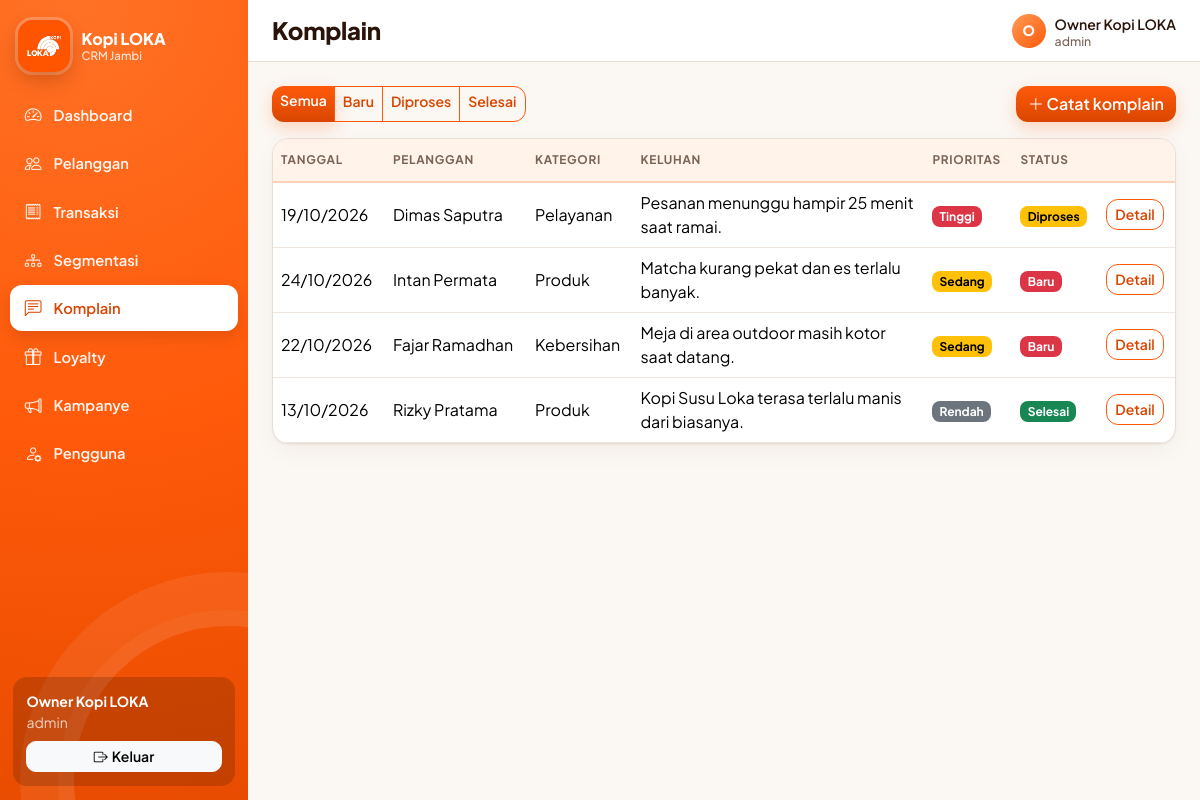
The app's page /komplain/index.php (signed in) with its own data.
### tables this page shows
CREATE TABLE komplain (
  id INT AUTO_INCREMENT PRIMARY KEY,
  pelanggan_id INT NOT NULL,
  tanggal DATE NOT NULL,
  kategori ENUM('Produk','Pelayanan','Kebersihan','Lainnya') NOT NULL,
  deskripsi TEXT,
  status ENUM('Baru','Diproses','Selesai') NOT NULL DEFAULT 'Baru',
  prioritas ENUM('Rendah','Sedang','Tinggi') NOT NULL DEFAULT 'Sedang',
  FOREIGN KEY (pelanggan_id) REFERENCES pelanggan(id) ON DELETE CASCADE
);

CREATE TABLE pelanggan (
  id INT AUTO_INCREMENT PRIMARY KEY,
  kode VARCHAR(20) NOT NULL UNIQUE,
  nama VARCHAR(100) NOT NULL,
  no_hp VARCHAR(20) NOT NULL,
  email VARCHAR(100),
  alamat VARCHAR(255),
  tgl_lahir DATE,
  tgl_daftar DATE NOT NULL,
  preferensi VARCHAR(100)
);

### includes/fungsi.php (called while the page is built, shortened)
<?php
function e($s) { return htmlspecialchars((string)$s, ENT_QUOTES, 'UTF-8'); }
function tgl($d) { return $d ? date('d/m/Y', strtotime($d)) : '-'; }

### komplain/index.php (the view, shortened to what this page needs)
<?php
require __DIR__ . '/../includes/header.php';
$status = $_GET['status'] ?? '';
$sql = 'SELECT k.*, p.nama, p.kode FROM komplain k JOIN pelanggan p ON p.id = k.pelanggan_id';
$par = [];
$sql .= " ORDER BY (k.status='Selesai'), FIELD(k.prioritas,'Tinggi','Sedang','Rendah'), k.tanggal DESC";
$st = $pdo->prepare($sql); $st->execute($par);
$data = $st->fetchAll();
$wS = ['Baru'=>'danger','Diproses'=>'warning','Selesai'=>'success'];
$wP = ['Tinggi'=>'danger','Sedang'=>'warning','Rendah'=>'secondary'];
?>
<div class="d-flex flex-wrap gap-2 justify-content-between mb-3">
  <div class="btn-group" role="group" aria-label="Filter status">
    <?php foreach (['' => 'Semua', 'Baru' => 'Baru', 'Diproses' => 'Diproses', 'Selesai' => 'Selesai'] as $k => $l): ?>
      <a class="btn btn-sm <?= $status === $k ? 'btn-loka' : 'btn-outline-loka' ?>" href="?status=<?= $k ?>"><?= $l ?></a>
    <?php endforeach; ?>
  </div>
  <a class="btn btn-loka" href="tambah.php"><i class="bi bi-plus-lg"></i> Catat komplain</a>
</div>
<div class="kartu p-0"><div class="table-responsive"><table class="table table-hover align-middle mb-0">
  <thead><tr><th>Tanggal</th><th>Pelanggan</th><th>Kategori</th><th>Keluhan</th><th>Prioritas</th><th>Status</th><th></th></tr></thead>
  <tbody>
  <?php foreach ($data as $k): ?>
    <tr><td><?= tgl($k['tanggal']) ?></td><td><?= e($k['nama']) ?></td><td><?= e($k['kategori']) ?></td>
      <td style="max-width:280px"><?= e(mb_strimwidth($k['deskripsi'], 0, 70, '...')) ?></td>
      <td><span class="badge text-bg-<?= $wP[$k['prioritas']] ?>"><?= $k['prioritas'] ?></span></td>
      <td><span class="badge text-bg-<?= $wS[$k['status']] ?>"><?= $k['status'] ?></span></td>
      <td><a class="btn btn-sm btn-outline-loka" href="detail.php?id=<?= $k['id'] ?>">Detail</a></td></tr>
  <?php endforeach; ?>
  </tbody>
</table></div></div>
<?php require __DIR__ . '/../includes/footer.php';

### assets/css/style.css (style rules this page uses)
:root { --loka:#ff5a0a; --loka-gelap:#d94600; --loka-muda:#fff3ea; --teks:#2a1409; --redup:#7a6355; --garis:#e8ddd3; --latar:#fbf7f3; --putih:#fff; --r:16px; }
body { font-family:'Plus Jakarta Sans',system-ui,-apple-system,'Segoe UI',Roboto,sans-serif;background:var(--latar);color:var(--teks) }
a { color:var(--loka-gelap) }
.btn { border-radius:12px;font-weight:600 }
.btn-loka { background:linear-gradient(180deg,var(--loka),var(--loka-gelap));border:0;color:#fff;box-shadow:0 6px 16px #ff5a0a38;transition:transform .12s,box-shadow .12s }
.btn-outline-loka { border:1.5px solid var(--loka);color:var(--loka-gelap);background:transparent }
.kartu { background:var(--putih);border:1px solid var(--garis);border-radius:var(--r);padding:1.15rem 1.3rem;box-shadow:0 1px 2px #2a14090a,0 8px 24px #2a14090a }
.kartu.p-0 { overflow:hidden }
.table { --bs-table-bg:transparent;--bs-table-hover-bg:#fff7f1 }
.table thead th { background:var(--loka-muda);color:var(--redup);font-size:.74rem;font-weight:700;letter-spacing:.06em;text-transform:uppercase;border-bottom:2px solid #ffd2b8;white-space:nowrap;padding-top:.75rem;padding-bottom:.75rem }
.table td { border-color:#f0e6dd;vertical-align:middle }
.badge { font-weight:700;border-radius:8px;padding:.38em .6em }

### records on screen
komplain: tanggal "19/10/2026", pelanggan.nama "Dimas Saputra", kategori "Pelayanan", deskripsi "Pesanan menunggu hampir 25 menit saat ramai.", prioritas "Tinggi", status "Diproses"
komplain: tanggal "24/10/2026", pelanggan.nama "Intan Permata", kategori "Produk", deskripsi "Matcha kurang pekat dan es terlalu banyak.", prioritas "Sedang", status "Baru"
komplain: tanggal "22/10/2026", pelanggan.nama "Fajar Ramadhan", kategori "Kebersihan", deskripsi "Meja di area outdoor masih kotor saat datang.", prioritas "Sedang", status "Baru"
komplain: tanggal "13/10/2026", pelanggan.nama "Rizky Pratama", kategori "Produk", deskripsi "Kopi Susu Loka terasa terlalu manis dari biasanya.", prioritas "Rendah", status "Selesai"

### other values on screen
$label "Dashboard"
$label "Pelanggan"
$label "Transaksi"
$label "Segmentasi"
$label "Komplain"
$label "Loyalty"
$label "Kampanye"
$label "Pengguna"
$_SESSION['user']['nama'] "Owner Kopi LOKA"
$_SESSION['user']['role'] "admin"
$judul "Komplain"
substr($namaUser, 0, 1) "O"
$namaUser "Owner Kopi LOKA"
$l "Semua"
$l "Baru"
